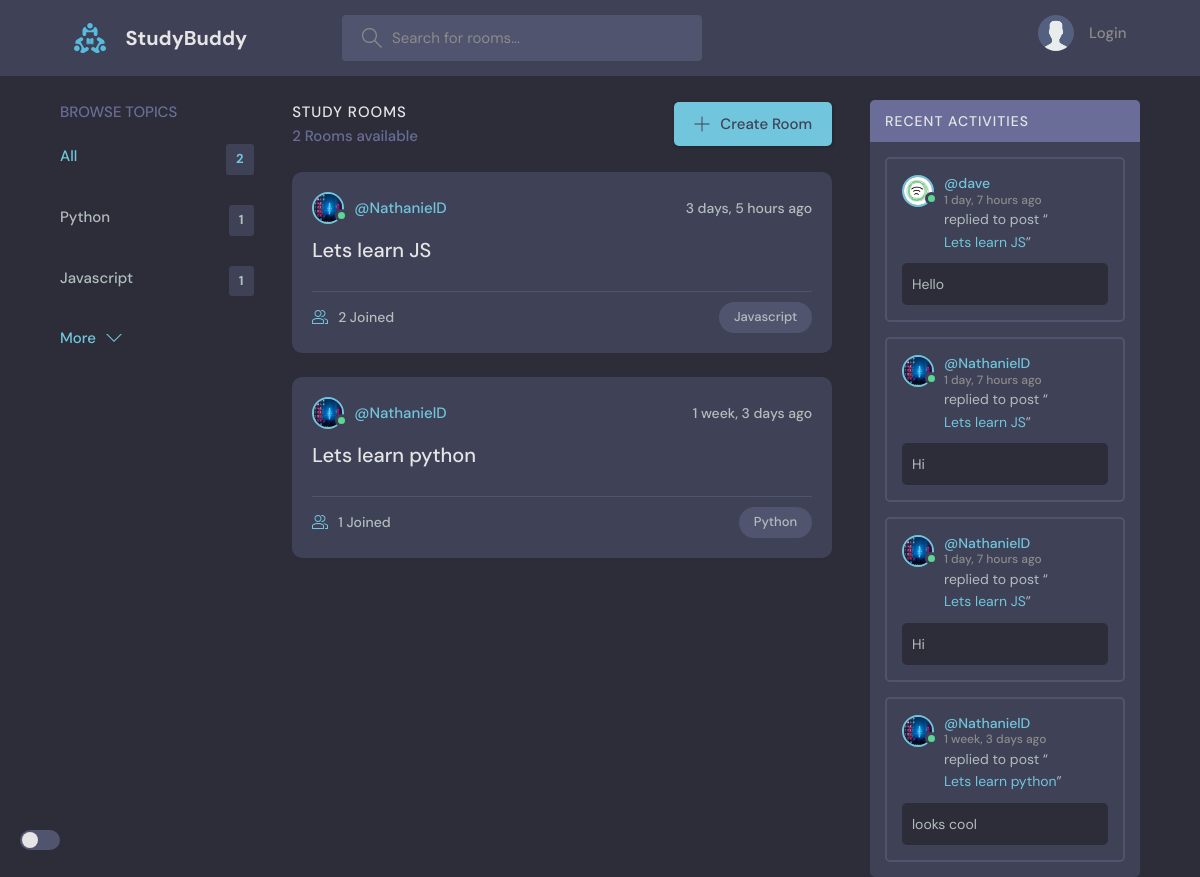
The page / on the database its author committed.
### base/models.py (models this page shows, shortened)
class Topic(models.Model):
    name = models.CharField(max_length=200)

class Room(models.Model):
    host = models.ForeignKey(User, on_delete=models.SET_NULL, null=True)
    topic = models.ForeignKey(Topic, on_delete=models.SET_NULL, null=True)
    name = models.CharField(max_length=200)
    participants = models.ManyToManyField(User, related_name = 'participants', blank=True)
    description = models.TextField(null=True, blank=True)
    updated = models.DateTimeField(auto_now=True)
    created = models.DateTimeField(auto_now_add=True)
    def __str__(self):
        return self.name
    class Meta:
    	ordering = ['-updated', '-created']

class User(AbstractUser):
    name = models.CharField(max_length=200, null=True)
    email = models.EmailField(unique=True, null=True)
    bio = models.TextField(null=True)
    avatar = models.ImageField(null=True, default='avatar.svg')
    USERNAME_FIELD = 'email'
    REQUIRED_FIELDS = []

class Message(models.Model):
    user = models.ForeignKey(User, on_delete=models.CASCADE)
    room = models.ForeignKey(Room, on_delete=models.CASCADE)
    body = models.TextField()
    updated = models.DateTimeField(auto_now=True)
    created = models.DateTimeField(auto_now_add=True)
    class Meta:
    	ordering = ['-updated', '-created']

### base/views.py (the view)
# urls.py: path('', views.home, name='home'),
def home(request):
    q = request.GET.get('q') if request.GET.get('q') != None else ''
    rooms = Room.objects.filter(Q(topic__name__icontains=q) |
                                Q(name__icontains=q) |
                                Q(description__icontains=q))
    topics = Topic.objects.all()[0:5]
    room_count = rooms.count()
    room_messages = Message.objects.filter(room__topic__name__icontains=q)
    context = {'rooms': rooms, 'topics': topics, 'room_count': room_count, 'room_messages': room_messages}
    return render(request, 'base/home.html', context)

### base/templates/base/home.html (shortened to what this page needs)
{% extends 'main.html' %}
{% block content %}
<main class="layout layout--3">
  <div class="container">
    {% include 'base/topics_component.html' %}
    <div class="roomList">
      <div class="roomList__header">
        <div>
          <h2>Study Rooms</h2>
          <p>{{room_count}} Rooms available</p>
        </div>
        <a class="btn btn--main" href="{% url 'create-room' %}">
          <svg version="1.1" xmlns="http://www.w3.org/2000/svg" width="32" height="32" viewBox="0 0 32 32">
            <title>add</title>
            <path
              d="M16.943 0.943h-1.885v14.115h-14.115v1.885h14.115v14.115h1.885v-14.115h14.115v-1.885h-14.115v-14.115z">
            </path>
          </svg>
          Create Room
        </a>
      </div>
      {% include 'base/feed_component.html' %}
    </div>
    {% include 'base/activity_component.html' %}
  </div>
</main>
{% endblock %}

### base/templates/base/topics_component.html
<div class="topics">
	<div class="topics__header">
	  <h2>Browse Topics</h2>
	</div>
	<ul class="topics__list">
	  <li>
		<a href="{% url 'home' %}" class="active">All <span>{{ topics.count }}</span></a>
	  </li>
	  {% for topic in topics %}
	  <li>
		 <a href="{% url 'home' %}?q={{topic.name}}">{{ topic.name }}<span>{{ topic.room_set.all.count }}</span></a>
		</li>
		{% endfor %}
	</ul>
	<a class="btn btn--link" href="{% url 'topics' %}">
	  More
	  <svg version="1.1" xmlns="http://www.w3.org/2000/svg" width="32" height="32" viewBox="0 0 32 32">
		<title>chevron-down</title>
		<path d="M16 21l-13-13h-3l16 16 16-16h-3l-13 13z"></path>
	  </svg>
	</a>
  </div>

### base/templates/base/feed_component.html (shortened to what this page needs)
{% for room in rooms %}
<div class="roomListRoom">
	<div class="roomListRoom__header">
	  <a href="{% url 'user-profile' room.host.id %}" class="roomListRoom__author">
		<div class="avatar avatar--small active">
		  <img src="{{ room.host.avatar.url }}" />
		</div>
		<span>@{{ room.host.username }}</span>
	  </a>
	  <div class="roomListRoom__actions">
		<span>{{ room.created | timesince }} ago</span>
	  </div>
	</div>
	<div class="roomListRoom__content">
	  <a href="{% url 'room' room.id %}">{{ room.name }}</a>
	</div>
	<div class="roomListRoom__meta">
	  <a href = "{% url 'room' room.id %}" class="roomListRoom__joined">
		{{ room.participants.all.count }} Joined
	  </a>
	  <p class="roomListRoom__topic">{{ room.topic.name }}</p>
	</div>
  </div>
{% endfor %}

### base/templates/base/activity_component.html (shortened to what this page needs)
<div class="activities">
	<div class="activities__header">
	  <h2>Recent Activities</h2>
	</div>
	{% for message in room_messages %}
	<div class="activities__box">
	  <div class="activities__boxHeader roomListRoom__header">
		<a href="{% url 'user-profile' message.user.id %}" class="roomListRoom__author">
		  <div class="avatar avatar--small active">
			<img src="{{ message.user.avatar.url }}" />
		  </div>
		  <p>
			@{{ message.user.username }}
			<span>{{ message.created|timesince }} ago</span>
		  </p>
		</a>
	  </div>
	  <div class="activities__boxContent">
		<p>replied to post “<a href="{% url 'room' message.room.id %}">{{ message.room }}</a>”</p>
		<div class="activities__boxRoomContent">
		  {{ message.body }}
		</div>
	  </div>
	</div>
	{% endfor %}
  </div>

### rows shown on the page
Topic: name "Python", room_set.all.count "1"
Topic: name "Javascript", room_set.all.count "1"
Room: host.avatar (picture), host.username "NathanielD", created "3 days, 5 hours", name "Lets learn JS", participants.all.count "2", topic.name "Javascript"
Room: host.avatar (picture), host.username "NathanielD", created "1 week, 3 days", name "Lets learn python", participants.all.count "1", topic.name "Python"
Message: user.avatar (picture), user.username "dave", created "1 day, 7 hours", room "Lets learn JS", body "Hello"
Message: user.avatar (picture), user.username "NathanielD", created "1 day, 7 hours", room "Lets learn JS", body "Hi"
Message: user.avatar (picture), user.username "NathanielD", created "1 day, 7 hours", room "Lets learn JS", body "Hi"
Message: user.avatar (picture), user.username "NathanielD", created "1 week, 3 days", room "Lets learn python", body "looks cool"

### other values the page prints
{{ topics.count }} "2"
{{ room_count }} "2"
